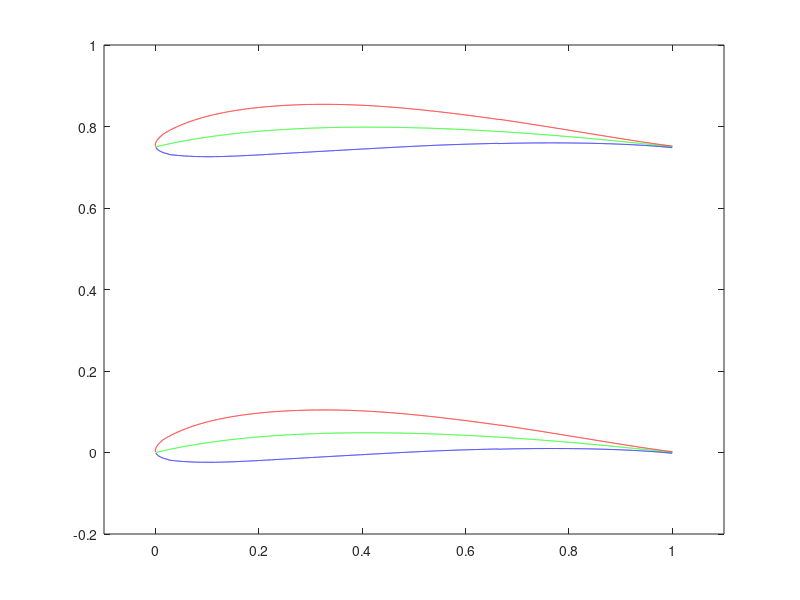

MATLAB code to generate this figure:
%                     MEEN-646: Module 2                                     
%           Design of Subsonic Turbine Blade M2-T                                                        

% Objective:                                                                              
%    Develop a design software that enables you to generate subsonic turbine blades 
%                                                                                        
% Given Parameters                                                                        
%    - Generate a family of profile (alpha1=90, alpha2=160), (alpha1=45, alpha2=160)              
%    - Blade chord C                                                                                     
%                                                                                         
% Instruction:                                                                            
%    Input: alpha1, alpha2 & iZone 

clc;

iZone=1;

%input:
alpha1 = 45; %in degree
alpha2 = 20; %in degree
%convert to rad
alpha1 = (alpha1/180)*pi;
alpha2 = (alpha2/180)*pi;

C = 1; %chord
s = 0.75; %spacing
n_iter = 10000; %number of iteration for camberline

n_iter_b1 = 190;
n_iter_b2 = 6650;
n_iter_b3 = 9955; %for zone3 only
x_cam1=n_iter_b1/n_iter*C;
x_cam2=n_iter_b2/n_iter*C;
x_cam3=n_iter_b3/n_iter*C;%for zone3 only

%cascade stagger angle
gamma = atan(sin(alpha2)/(-1/2*sin(alpha1-alpha2)/sin(alpha1)+cos(alpha2))); 
C_ax = C*sin(gamma);


%define camber line equation:
x_p0 = 0; y_p0 = 0;
x_p2 = C; y_p2 = 0;

%determine P1 coordinates by consider triangle P0P1P3
%a_1 = 1/3*C/sin(alpha1)*sin(gamma); %P1P0 length
%b_1 = 1/3*C/sin(alpha1)*sin(pi-alpha1-gamma); %P1P3 length
%c_1 = 1/3*C; %P0P3 length
%p = (a_1+b_1+c_1)/2;
%area = sqrt(p*(p-a_1)*(p-b_1)*(p-c_1));

%y_p1 = 2*area/(1/3*C);
%x_p1 = y_p1/tan(pi-alpha1-gamma);

%determine P1 coordinates, formula given in the book (equation 10.40)
phi1=pi/2-alpha1+gamma;
phi2=pi/2+alpha2-gamma;
y_p1 = C*(cot(phi1)/(1+cot(phi1)/cot(phi2)));
x_p1 = C*(1/(1+cot(phi1)/cot(phi2)));



%Bezier Curve
for i=1:1:n_iter
    zeta(i) = i/n_iter;
    x_cam(i) = (1-zeta(i))^2*x_p0 + 2*(1-zeta(i))*zeta(i)*x_p1 + zeta(i)^2*x_p2;
    y_cam(i) = (1-zeta(i))^2*y_p0 + 2*(1-zeta(i))*zeta(i)*y_p1 + zeta(i)^2*y_p2;
    
    %camber line tangent angle
    v_cam(i)=atan((-2*(1-zeta(i))*y_p0 + 2*(1-2*zeta(i))*y_p1 + 2*zeta(i)*y_p2)/(-2*(1-zeta(i))*x_p0 + 2*(1-2*zeta(i))*x_p1 + 2*zeta(i)*x_p2));
    
    %for the 2nd camberline
    y_cam1(i) = y_cam(i)+s;
end

%blade thickness
if iZone == 1
    for i=1:1:n_iter
        x(i)=x_cam(i)/C;
        if (x_cam(i)<x_cam1)
            t(i)=C*(0.3419*x(i)^0.4929);%zone1
        elseif (x_cam(i)>x_cam1) && (x_cam(i)<x_cam2)
            t(i)=C*(-15.631*x(i)^6 + 38.563*x(i)^5 - 38.22*x(i)^4 + 19.934*x(i)^3 - 6.2802*x(i)^2 + 1.1333*x(i) + 0.0307);%zone1
        elseif (x_cam(i)>x_cam2)
            t(i)=C*(75.656*x(i)^6 - 375.15*x(i)^5 + 774.1*x(i)^4 - 850.22*x(i)^3 + 524.07*x(i)^2 - 172.08*x(i) + 23.628);%zone1
        end 
        %t(i)=t(i)/2;
    end
elseif iZone == 2
    for i=1:1:n_iter
        x(i)=x_cam(i)/C;
        if (x_cam(i)<x_cam1)
            t(i)=C*(0.6128*x(i)^0.4937);%zone2
        elseif (x_cam(i)>x_cam1) && (x_cam(i)<x_cam2)
            t(i)=C*(-35.559*x(i)^6 + 83.97*x(i)^5 - 79.529*x(i)^4 + 39.519*x(i)^3 - 11.876*x(i)^2 + 2.0934*x(i) + 0.0531);%zone2
        elseif (x_cam(i)>x_cam2)
            t(i)=C*(93.702*x(i)^6 - 455.68*x(i)^5 + 921.82*x(i)^4 - 991.96*x(i)^3 + 598.52*x(i)^2 - 192.34*x(i) + 25.931);%zone2 
        end
        
        if t(i)<0
           t(i)=0;
        end
    end
elseif iZone == 3
    for i=1:1:n_iter
        x(i)=x_cam(i)/C;
        if (x_cam(i)<x_cam1)
            t(i)=C*(0.8232*x(i)^0.4941);%zone3
        elseif (x_cam(i)>x_cam1) && (x_cam(i)<x_cam2)
            t(i)=C*(-56.476*x(i)^6 + 129.12*x(i)^5 - 118.24*x(i)^4 + 56.666*x(i)^3 - 16.456*x(i)^2 + 2.8703*x(i) + 0.0696);%zone3
        elseif (x_cam(i)>x_cam2) && (x_cam(i)<x_cam3)
            t(i)=C*(65.209*x(i)^6 - 309.36*x(i)^5 + 610.82*x(i)^4 - 641.17*x(i)^3 + 376.88*x(i)^2 - 118.1*x(i) + 15.713);%zone3
        elseif (x_cam(i)>x_cam3)
            t(i)=C*(7.1679*x(i)^2 - 14.367*x(i) + 7.1992);%zone3
        end
        
        if t(i)<0
           t(i)=0;
        end
    end
end 
    


%suction side coordinate
for i=1:1:n_iter
    x_S(i) = x_cam(i) - (t(i)/2)*sin(v_cam(i));
    y_S(i) = y_cam(i) + (t(i)/2)*cos(v_cam(i));
    y_S1(i) = y_S(i) + s;
end

%pressure side coordinate
for i=1:1:n_iter
    x_P(i) = x_cam(i) + (t(i)/2)*sin(v_cam(i));
    %x_P_test(i) = x_cam(i) - (t(i)/2)*sin(v_cam(i));
    y_P(i) = y_cam(i) - (t(i)/2)*cos(v_cam(i));
    y_P1(i) = y_P(i) + s;
end


%plot the blade
figure(1);
plot(x_cam,y_cam,'g')
hold on
plot(x_S,y_S,'r')
hold on
plot(x_P,y_P,'b')
hold on
%plot(x_P_test,y_P,'y')
%hold on
%for i=1:1000:(n_iter)
%    th = 0:pi/50:2*pi;
%    xunit = t(i)/2 * cos(th) + x_cam(i);
%    yunit = t(i)/2 * sin(th) + y_cam(i);
%    h = plot(xunit, yunit,'r');
%    hold on
%end

plot(x_cam,y_cam1,'g')
hold on
plot(x_S,y_S1,'r')
hold on
plot(x_P,y_P1,'b')
hold on


%plot(x_P_test,y_P1,'y')
%hold on
%for i=1000:1000:(n_iter-1000)
%    th = 0:pi/50:2*pi;
%    xunit = t(i)/2 * cos(th) + x_cam(i);
%    yunit = t(i)/2 * sin(th) + y_cam1(i);
%    h = plot(xunit, yunit,'r');
%    hold on
%end

xlim([-0.1 1.1])
%ylim([-0.2 1])
ylim([-0.2 1])

